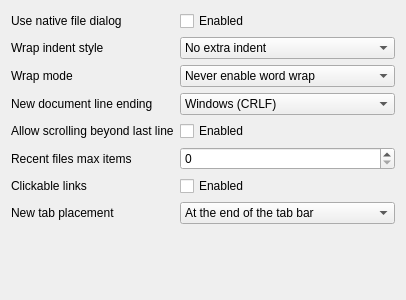
<?xml version="1.0" encoding="UTF-8"?>
<ui version="4.0">
 <class>GeneralSettings</class>
 <widget class="QWidget" name="GeneralSettings">
  <property name="geometry">
   <rect>
    <x>0</x>
    <y>0</y>
    <width>406</width>
    <height>300</height>
   </rect>
  </property>
  <layout class="QFormLayout" name="formLayout">
   <item row="0" column="0">
    <widget class="QLabel" name="label_7">
     <property name="text">
      <string>Use native file dialog</string>
     </property>
    </widget>
   </item>
   <item row="0" column="1">
    <widget class="QCheckBox" name="kcfg_useNativeFileDialog">
     <property name="text">
      <string>Enabled</string>
     </property>
    </widget>
   </item>
   <item row="1" column="0">
    <widget class="QLabel" name="label_9">
     <property name="text">
      <string>Wrap indent style</string>
     </property>
    </widget>
   </item>
   <item row="1" column="1">
    <widget class="QComboBox" name="kcfg_wrapIndentMode">
     <property name="toolTip">
      <string>How wrapped lines are indented relative to the original line</string>
     </property>
     <item>
      <property name="text">
       <string>No extra indent</string>
      </property>
     </item>
     <item>
      <property name="text">
       <string>Align to original line</string>
      </property>
     </item>
     <item>
      <property name="text">
       <string>Indent one level</string>
      </property>
     </item>
     <item>
      <property name="text">
       <string>Indent two levels</string>
      </property>
     </item>
    </widget>
   </item>
   <item row="2" column="0">
    <widget class="QLabel" name="label_10">
     <property name="text">
      <string>Wrap mode</string>
     </property>
    </widget>
   </item>
   <item row="2" column="1">
    <widget class="QComboBox" name="kcfg_wrapMode">
     <property name="toolTip">
      <string>Determine where line breaks occur when word wrap is enabled</string>
     </property>
     <item>
      <property name="text">
       <string>Never enable word wrap</string>
      </property>
     </item>
     <item>
      <property name="text">
       <string>At word boundaries</string>
      </property>
     </item>
     <item>
      <property name="text">
       <string>At any character</string>
      </property>
     </item>
     <item>
      <property name="text">
       <string>After whitespace</string>
      </property>
     </item>
    </widget>
   </item>
   <item row="3" column="0">
    <widget class="QLabel" name="label_11">
     <property name="text">
      <string>New document line ending</string>
     </property>
    </widget>
   </item>
   <item row="3" column="1">
    <widget class="QComboBox" name="kcfg_newDocumentEolMode">
     <property name="toolTip">
      <string>Line ending format for new documents</string>
     </property>
     <item>
      <property name="text">
       <string>Windows (CRLF)</string>
      </property>
     </item>
     <item>
      <property name="text">
       <string>Macintosh (CR)</string>
      </property>
     </item>
     <item>
      <property name="text">
       <string>Unix (LF)</string>
      </property>
     </item>
    </widget>
   </item>
    <item row="4" column="0">
     <widget class="QLabel" name="label_13">
      <property name="text">
       <string>Allow scrolling beyond last line</string>
      </property>
     </widget>
    </item>
    <item row="4" column="1">
     <widget class="QCheckBox" name="kcfg_scrollBeyondLastLine">
      <property name="toolTip">
       <string>Allow scrolling past the last line so the end of the document can always be positioned at the top of the view if you want.</string>
      </property>
      <property name="text">
       <string>Enabled</string>
      </property>
     </widget>
    </item>
    <item row="5" column="0">
     <widget class="QLabel" name="label_14">
      <property name="text">
       <string>Recent files max items</string>
      </property>
     </widget>
    </item>
    <item row="5" column="1">
     <widget class="QSpinBox" name="kcfg_recentFilesMaxItems">
      <property name="toolTip">
       <string>Maximum number of recent files shown in the Open Recent menu (0 to disable)</string>
      </property>
      <property name="minimum">
       <number>0</number>
      </property>
      <property name="maximum">
       <number>99</number>
      </property>
     </widget>
    </item>
    <item row="6" column="0">
     <widget class="QLabel" name="label_15">
      <property name="text">
       <string>Clickable links</string>
      </property>
     </widget>
    </item>
    <item row="6" column="1">
     <widget class="QCheckBox" name="kcfg_urlScanEnabled">
      <property name="toolTip">
       <string>Detect and highlight URLs so they can be opened with Ctrl+click. Disable this if you experience performance issues with files containing very long lines.</string>
      </property>
      <property name="text">
       <string>Enabled</string>
      </property>
     </widget>
    </item>
    <item row="7" column="0">
     <widget class="QLabel" name="label_16">
      <property name="text">
       <string>New tab placement</string>
      </property>
     </widget>
    </item>
    <item row="7" column="1">
     <widget class="QComboBox" name="kcfg_newTabPlacement">
      <property name="toolTip">
       <string>Where the new tab is placed when creating a new document via the menu or shortcut. Double-clicking the empty area of the tab bar always appends at the end.</string>
      </property>
      <item>
       <property name="text">
        <string>At the end of the tab bar</string>
       </property>
      </item>
      <item>
       <property name="text">
        <string>After the current tab</string>
       </property>
      </item>
     </widget>
    </item>
   </layout>
  </widget>
  <resources/>
 <connections/>
</ui>
